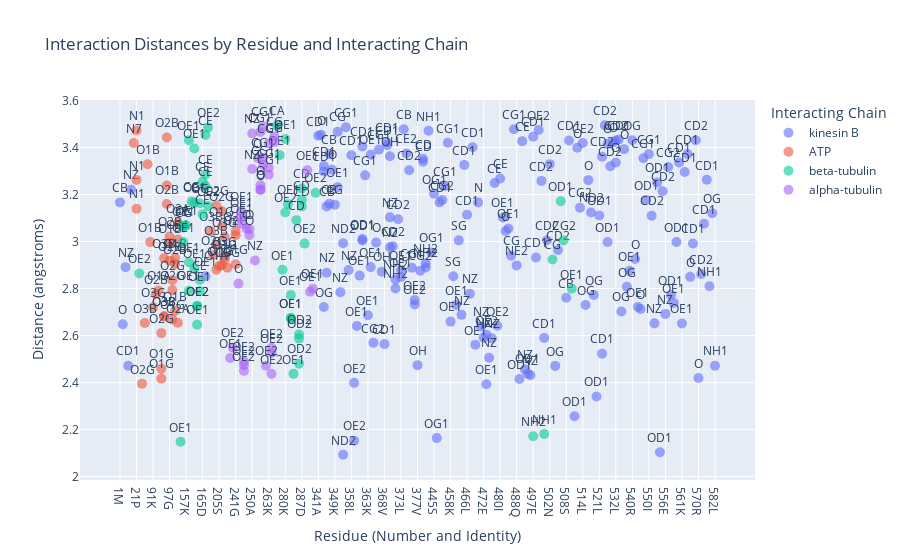

Here is the notebook cell this chart was saved with:
### Markdown cell above
ALL motors together from the first seed

### Code cell
import pandas as pd
import plotly.express as px

# Define the path to the uploaded CSV file
csv_file_path = '/Users/jazzeruncal/git/Jazzer_surf/3d_predictions/same_seed/interactions_all_files.csv'

# Read the CSV file into a DataFrame
df = pd.read_csv(csv_file_path)

# Filter to get the shortest distances for each interaction
df = df.loc[df[df['chain'] == 'A'].groupby(['file', 'resi', 'interacting_chain'])['distance (angstroms)'].idxmin()]

# Exclude interactions with Mg and chain letters A, G, H
df = df[(df['interacting_resn'] != 'MG') & (~df['interacting_chain'].isin(['A', 'G', 'H']))].reset_index(drop=True)

# Map interacting_resn to single-letter codes for better readability
aa_dict = {
    'ALA': 'A', 'ARG': 'R', 'ASN': 'N', 'ASP': 'D', 'CYS': 'C', 'GLN': 'Q', 'GLU': 'E', 'GLY': 'G',
    'HIS': 'H', 'ILE': 'I', 'LEU': 'L', 'LYS': 'K', 'MET': 'M', 'PHE': 'F', 'PRO': 'P', 'SER': 'S',
    'THR': 'T', 'TRP': 'W', 'TYR': 'Y', 'VAL': 'V'
}
df['residue_one_letter'] = df['resn'].map(aa_dict)
df['residue'] = df['resi'].astype(str) + df['residue_one_letter']

# Replace chain letters with descriptive names
chain_map = {
    'B': 'kinesin B',
    'C': 'alpha-tubulin',
    'D': 'beta-tubulin',
    'E': 'ATP',
    'F': 'ATP'
}
df['interacting_chain'] = df['interacting_chain'].map(chain_map)

# Group by file and interacting chain, keeping residues in order
grouped = df.groupby(['file', 'interacting_chain'])

# Create a list to store the output rows
output_rows = []

# Iterate over each group and extract information
for (file, chain), group in grouped:
    for _, row in group.iterrows():
        output_rows.append({
            'file': file,
            'interacting_chain': chain,
            'interacting_atom': row['interacting_atom'],
            'residue_number': row['resi'],
            'amino_acid': row['residue_one_letter'],
            'distance (angstroms)': row['distance (angstroms)'],
        })

# Convert the list to a DataFrame
interaction_df = pd.DataFrame(output_rows)

# Save the resulting DataFrame to a CSV file
interaction_df.to_csv("interaction_summary_all_files.csv", index=False)

# Load the summarized interaction data
csv_file_path = "interaction_summary_all_files.csv"
interaction_df = pd.read_csv(csv_file_path)

# Create a new column for the x-axis labels by concatenating residue number and amino acid
interaction_df['residue_label'] = interaction_df['residue_number'].astype(str) + interaction_df['amino_acid']

# Sort the dataframe by file and residue number to maintain order
interaction_df = interaction_df.sort_values(by=['file', 'residue_number'])

# Convert residue_label to a categorical type with the correct order
interaction_df['residue_label'] = pd.Categorical(interaction_df['residue_label'], 
                                                 categories=sorted(interaction_df['residue_label'].unique(), key=lambda x: int(''.join(filter(str.isdigit, x)))), 
                                                 ordered=True)

# Scatter plot for interaction distances with custom x-axis labels
fig_scatter = px.scatter(interaction_df, x='residue_label', y='distance (angstroms)', color='interacting_chain', text='interacting_atom',
                         title='Interaction Distances by Residue and Interacting Chain',
                         labels={'residue_label': 'Residue (Number and Identity)', 'distance (angstroms)': 'Distance (angstroms)', 'interacting_chain': 'Interacting Chain'},
                         hover_data=['file'])

fig_scatter.update_traces(textposition='top center', marker=dict(size=10, opacity=0.6))
fig_scatter.update_layout(xaxis={'categoryorder':'array', 'categoryarray': interaction_df['residue_label'].cat.categories})

# Show the plot
fig_scatter.show()

### Figure 1 — Plotly figure (JSON) as saved in the notebook; plotly's stock layout.template omitted (floating-point values rounded to 4 significant figures; data arrays with more than 128 entries replaced by an {"elided": "..."} marker saying what was removed)
{"data": [{"customdata": {"elided": "169x1 str values"}, "hovertemplate": "Interacting Chain=kinesin B<br>Residue (Number and Identity)=%{x}<br>Distance (angstroms)=%{y}<br>interacting_atom=%{text}<br>file=%{customdata[0]}<extra></extra>", "legendgroup": "kinesin B", "marker": {"color": "#636efa", "opacity": 0.6, "size": 10, "symbol": "circle"}, "mode": "markers+text", "name": "kinesin B", "orientation": "v", "showlegend": true, "text": {"elided": "169 str values"}, "textposition": "top center", "type": "scatter", "x": {"elided": "169 str values"}, "xaxis": "x", "y": {"elided": "169 float values"}, "yaxis": "y"}, {"customdata": [["fold_c_atp_tub_sameseed_model_0"], ["fold_c_atp_tub_sameseed_model_0"], ["fold_c_atp_tub_sameseed_model_0"], ["fold_c_atp_tub_sameseed_model_0"], ["fold_c_atp_tub_sameseed_model_0"], ["fold_c_atp_tub_sameseed_model_0"], ["fold_c_atp_tub_sameseed_model_0"], ["fold_c_atp_tub_sameseed_model_0"], ["fold_c_atp_tub_sameseed_model_0"], ["fold_c_atp_tub_sameseed_model_0"], ["fold_c_atp_tub_sameseed_model_0"], ["fold_c_atp_tub_sameseed_model_0"], ["fold_e_atp_tub_sameseed_model_0"], ["fold_e_atp_tub_sameseed_model_0"], ["fold_e_atp_tub_sameseed_model_0"], ["fold_e_atp_tub_sameseed_model_0"], ["fold_e_atp_tub_sameseed_model_0"], ["fold_e_atp_tub_sameseed_model_0"], ["fold_e_atp_tub_sameseed_model_0"], ["fold_e_atp_tub_sameseed_model_0"], ["fold_e_atp_tub_sameseed_model_0"], ["fold_e_atp_tub_sameseed_model_0"], ["fold_e_atp_tub_sameseed_model_0"], ["fold_e_atp_tub_sameseed_model_0"], ["fold_k401_atp_tub_333_model_0"], ["fold_k401_atp_tub_333_model_0"], ["fold_k401_atp_tub_333_model_0"], ["fold_k401_atp_tub_333_model_0"], ["fold_k401_atp_tub_333_model_0"], ["fold_k401_atp_tub_333_model_0"], ["fold_k401_atp_tub_333_model_0"], ["fold_k401_atp_tub_333_model_0"], ["fold_k401_atp_tub_333_model_0"], ["fold_k401_atp_tub_333_model_0"], ["fold_k401_atp_tub_333_model_0"], ["fold_k401_atp_tub_333_model_0"], ["fold_k401_atp_tub_333_model_0"], ["fold_kif3_atp_tub_sameseed_model_0"], ["fold_kif3_atp_tub_sameseed_model_0"], ["fold_kif3_atp_tub_sameseed_model_0"], ["fold_kif3_atp_tub_sameseed_model_0"], ["fold_kif3_atp_tub_sameseed_model_0"], ["fold_kif3_atp_tub_sameseed_model_0"], ["fold_kif3_atp_tub_sameseed_model_0"], ["fold_kif3_atp_tub_sameseed_model_0"], ["fold_kif3_atp_tub_sameseed_model_0"], ["fold_kif3_atp_tub_sameseed_model_0"], ["fold_kif3_atp_tub_sameseed_model_0"]], "hovertemplate": "Interacting Chain=ATP<br>Residue (Number and Identity)=%{x}<br>Distance (angstroms)=%{y}<br>interacting_atom=%{text}<br>file=%{customdata[0]}<extra></extra>", "legendgroup": "ATP", "marker": {"color": "#EF553B", "opacity": 0.6, "size": 10, "symbol": "circle"}, "mode": "markers+text", "name": "ATP", "orientation": "v", "showlegend": true, "text": ["N1", "O1G", "O3B", "O1B", "O1B", "O2G", "O2B", "O2A", "O1A", "O1G", "O3G", "O2G", "N1", "O2G", "O3B", "O2B", "O2B", "O1G", "O1B", "O2A", "O2G", "O2G", "O3G", "O1G", "N7", "N1", "O1G", "O3B", "O2B", "O2B", "O2G", "O1B", "O2A", "O3B", "O1G", "O3G", "O2G", "O2G", "O3B", "O1B", "O1B", "O3G", "O2B", "O1A", "O3B", "O2G", "O1G", "O3G"], "textposition": "top center", "type": "scatter", "x": ["21P", "94T", "95S", "96S", "97G", "98K", "99T", "100H", "205N", "208S", "209S", "241G", "21P", "94T", "95S", "96S", "97G", "98K", "99T", "100H", "205N", "208S", "209S", "241G", "20R", "21P", "94T", "95S", "96S", "97G", "98K", "99T", "100H", "205N", "208S", "209S", "241G", "87T", "88G", "89S", "90G", "91K", "92T", "93F", "201N", "204S", "205S", "237G"], "xaxis": "x", "y": [3.262, 2.417, 2.682, 3.238, 2.995, 2.836, 2.904, 3.079, 2.88, 2.9, 2.936, 3.027, 3.472, 2.61, 2.929, 3.443, 3.022, 2.669, 2.704, 2.654, 3.153, 3.128, 2.924, 2.903, 3.419, 3.14, 2.459, 2.681, 3.159, 2.918, 2.794, 2.929, 3.008, 2.986, 3.066, 3.019, 3.045, 2.395, 2.654, 3.328, 2.998, 2.721, 2.777, 2.791, 3.043, 2.943, 2.896, 2.889], "yaxis": "y"}, {"customdata": [["fold_c_atp_tub_sameseed_model_0"], ["fold_c_atp_tub_sameseed_model_0"], ["fold_c_atp_tub_sameseed_model_0"], ["fold_c_atp_tub_sameseed_model_0"], ["fold_c_atp_tub_sameseed_model_0"], ["fold_c_atp_tub_sameseed_model_0"], ["fold_c_atp_tub_sameseed_model_0"], ["fold_c_atp_tub_sameseed_model_0"], ["fold_c_atp_tub_sameseed_model_0"], ["fold_c_atp_tub_sameseed_model_0"], ["fold_c_atp_tub_sameseed_model_0"], ["fold_e_atp_tub_sameseed_model_0"], ["fold_e_atp_tub_sameseed_model_0"], ["fold_e_atp_tub_sameseed_model_0"], ["fold_e_atp_tub_sameseed_model_0"], ["fold_e_atp_tub_sameseed_model_0"], ["fold_e_atp_tub_sameseed_model_0"], ["fold_e_atp_tub_sameseed_model_0"], ["fold_e_atp_tub_sameseed_model_0"], ["fold_e_atp_tub_sameseed_model_0"], ["fold_e_atp_tub_sameseed_model_0"], ["fold_e_atp_tub_sameseed_model_0"], ["fold_e_atp_tub_sameseed_model_0"], ["fold_e_atp_tub_sameseed_model_0"], ["fold_e_atp_tub_sameseed_model_0"], ["fold_e_atp_tub_sameseed_model_0"], ["fold_e_atp_tub_sameseed_model_0"], ["fold_e_atp_tub_sameseed_model_0"], ["fold_k401_atp_tub_333_model_0"], ["fold_k401_atp_tub_333_model_0"], ["fold_k401_atp_tub_333_model_0"], ["fold_k401_atp_tub_333_model_0"], ["fold_k401_atp_tub_333_model_0"], ["fold_k401_atp_tub_333_model_0"], ["fold_k401_atp_tub_333_model_0"], ["fold_k401_atp_tub_333_model_0"], ["fold_k401_atp_tub_333_model_0"], ["fold_k401_atp_tub_333_model_0"], ["fold_k401_atp_tub_333_model_0"], ["fold_k401_atp_tub_333_model_0"], ["fold_kif3_atp_tub_sameseed_model_0"], ["fold_kif3_atp_tub_sameseed_model_0"], ["fold_kif3_atp_tub_sameseed_model_0"], ["fold_kif3_atp_tub_sameseed_model_0"], ["fold_kif3_atp_tub_sameseed_model_0"], ["fold_kif3_atp_tub_sameseed_model_0"], ["fold_kif3_atp_tub_sameseed_model_0"], ["fold_kif3_atp_tub_sameseed_model_0"], ["fold_kif3_atp_tub_sameseed_model_0"], ["fold_kif3_atp_tub_sameseed_model_0"], ["fold_kif3_atp_tub_sameseed_model_0"]], "hovertemplate": "Interacting Chain=beta-tubulin<br>Residue (Number and Identity)=%{x}<br>Distance (angstroms)=%{y}<br>interacting_atom=%{text}<br>file=%{customdata[0]}<extra></extra>", "legendgroup": "beta-tubulin", "marker": {"color": "#00cc96", "opacity": 0.6, "size": 10, "symbol": "circle"}, "mode": "markers+text", "name": "beta-tubulin", "orientation": "v", "showlegend": true, "text": ["OE1", "OE1", "OE1", "OE1", "OE1", "CE", "CE", "OE1", "OE1", "OD2", "CD", "OE2", "OE1", "OE1", "OE1", "OE2", "OG", "CE", "OE2", "OE1", "OE1", "OD2", "CD", "OE2", "NH2", "NH1", "CG", "CG2", "CG", "OE1", "OE1", "OE2", "CE", "CE", "CE", "OE2", "OE2", "OE1", "OD2", "CD", "OE1", "OE1", "CG", "CA", "OE1", "OE1", "OE1", "CD", "OE2", "OD1", "OE1"], "textposition": "top center", "type": "scatter", "x": ["148K", "159N", "162V", "163H", "164E", "165D", "166K", "281T", "282H", "286R", "287D", "51K", "148K", "159N", "162V", "163H", "164E", "166K", "168R", "280K", "282H", "286R", "287D", "328R", "497E", "501L", "504M", "507S", "148K", "159N", "162V", "163H", "164E", "165D", "166K", "168R", "280K", "282H", "286R", "287D", "144R", "157K", "159R", "275K", "277T", "278H", "282R", "283D", "288R", "506N", "510L"], "xaxis": "x", "y": [3.066, 2.912, 3.396, 2.647, 2.789, 3.254, 3.453, 3.159, 2.674, 2.605, 3.149, 2.864, 2.998, 3.431, 2.885, 2.724, 3.162, 3.236, 3.151, 3.436, 2.773, 2.481, 3.225, 3.208, 2.172, 2.182, 2.924, 3.005, 3.06, 2.791, 3.165, 2.727, 2.837, 3.116, 3.285, 3.485, 3.124, 2.674, 2.587, 3.177, 2.149, 3.069, 3.171, 3.493, 3.367, 2.88, 2.437, 3.091, 2.991, 3.172, 2.799], "yaxis": "y"}, {"customdata": [["fold_c_atp_tub_sameseed_model_0"], ["fold_c_atp_tub_sameseed_model_0"], ["fold_c_atp_tub_sameseed_model_0"], ["fold_c_atp_tub_sameseed_model_0"], ["fold_c_atp_tub_sameseed_model_0"], ["fold_c_atp_tub_sameseed_model_0"], ["fold_c_atp_tub_sameseed_model_0"], ["fold_c_atp_tub_sameseed_model_0"], ["fold_c_atp_tub_sameseed_model_0"], ["fold_c_atp_tub_sameseed_model_0"], ["fold_c_atp_tub_sameseed_model_0"], ["fold_e_atp_tub_sameseed_model_0"], ["fold_e_atp_tub_sameseed_model_0"], ["fold_e_atp_tub_sameseed_model_0"], ["fold_e_atp_tub_sameseed_model_0"], ["fold_e_atp_tub_sameseed_model_0"], ["fold_e_atp_tub_sameseed_model_0"], ["fold_e_atp_tub_sameseed_model_0"], ["fold_k401_atp_tub_333_model_0"], ["fold_k401_atp_tub_333_model_0"], ["fold_k401_atp_tub_333_model_0"], ["fold_k401_atp_tub_333_model_0"], ["fold_k401_atp_tub_333_model_0"], ["fold_k401_atp_tub_333_model_0"], ["fold_k401_atp_tub_333_model_0"], ["fold_k401_atp_tub_333_model_0"], ["fold_k401_atp_tub_333_model_0"], ["fold_k401_atp_tub_333_model_0"], ["fold_kif3_atp_tub_sameseed_model_0"], ["fold_kif3_atp_tub_sameseed_model_0"], ["fold_kif3_atp_tub_sameseed_model_0"], ["fold_kif3_atp_tub_sameseed_model_0"], ["fold_kif3_atp_tub_sameseed_model_0"], ["fold_kif3_atp_tub_sameseed_model_0"], ["fold_kif3_atp_tub_sameseed_model_0"]], "hovertemplate": "Interacting Chain=alpha-tubulin<br>Residue (Number and Identity)=%{x}<br>Distance (angstroms)=%{y}<br>interacting_atom=%{text}<br>file=%{customdata[0]}<extra></extra>", "legendgroup": "alpha-tubulin", "marker": {"color": "#ab63fa", "opacity": 0.6, "size": 10, "symbol": "circle"}, "mode": "markers+text", "name": "alpha-tubulin", "orientation": "v", "showlegend": true, "text": ["OE1", "OE2", "O", "NZ", "O", "CG1", "CG1", "OE2", "CG", "OE1", "OE1", "OE1", "OE2", "O", "O", "CG1", "CG1", "OE2", "OE1", "OE2", "O", "NZ", "NZ", "O", "CG1", "CG1", "OE2", "CG", "OE1", "OE2", "O", "O", "CG1", "OE2", "OE1"], "textposition": "top center", "type": "scatter", "x": ["242S", "244K", "245I", "250A", "259K", "262N", "263K", "266S", "270N", "318A", "325R", "242S", "244K", "245V", "259K", "262N", "263K", "266S", "242S", "244K", "245V", "250A", "251E", "259K", "262N", "263K", "266S", "270N", "238S", "240K", "241I", "255K", "259K", "262S", "321R"], "xaxis": "x", "y": [3.129, 2.489, 3.054, 3.459, 3.221, 3.357, 3.314, 2.548, 3.422, 3.303, 2.8, 3.103, 2.474, 3.027, 3.219, 3.489, 3.417, 2.437, 3.076, 2.45, 3.053, 3.308, 2.919, 3.239, 3.327, 3.285, 2.526, 3.447, 2.504, 2.549, 2.821, 3.355, 3.466, 2.472, 2.787], "yaxis": "y"}], "layout": {"legend": {"title": {"text": "Interacting Chain"}, "tracegroupgap": 0}, "title": {"text": "Interaction Distances by Residue and Interacting Chain"}, "xaxis": {"anchor": "y", "categoryarray": {"elided": "217 str values"}, "categoryorder": "array", "domain": [0, 1], "title": {"text": "Residue (Number and Identity)"}}, "yaxis": {"anchor": "x", "domain": [0, 1], "title": {"text": "Distance (angstroms)"}}}}
